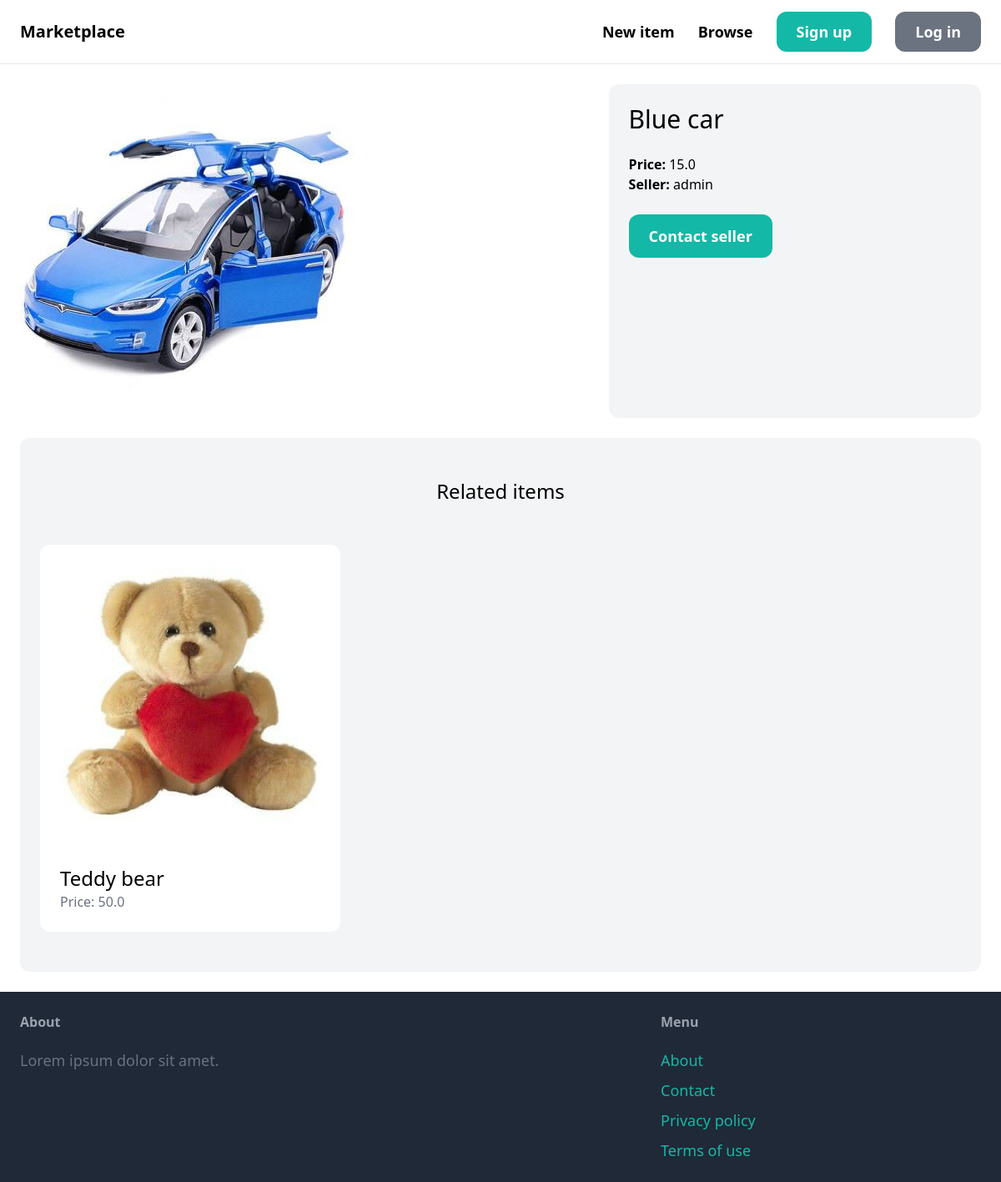
Screenshot of /items/3 with the database file from the repository.
### item/models.py (models this page shows, shortened)
class Item(models.Model):
    category = models.ForeignKey(
        Category, related_name='items', on_delete=models.CASCADE)
    name = models.CharField(max_length=255)
    description = models.TextField(blank=True, null=True)
    price = models.FloatField()
    image = models.ImageField(upload_to='item_images', blank=True, null=True)
    is_sold = models.BooleanField(default=False)
    created_by = models.ForeignKey(
        User, related_name='items', on_delete=models.CASCADE)
    created_at = models.DateTimeField(auto_now_add=True)

### item/views.py (the view)
# urls.py: path('<int:pk>', views.detail, name='detail')
def detail(request, pk):
    item = get_object_or_404(Item, pk=pk)
    related_items = Item.objects.filter(category=item.category, is_sold=False).exclude(pk=pk)[0:3]
    return render(request, 'item/detail.html', {'item': item, 'related_items': related_items})

### item/templates/item/detail.html (shortened to what this page needs)
{% extends 'core/base.html' %}
{% block content %}
<div class="grid grid-cols-5 gap-6">
    <div class="col-span-3">
        <img src="{{ item.image.url }}" class="rounded-xl ">
    </div>
    <div class="col-span-2 p-6 bg-gray-100 rounded-xl">
        <h1 class="mb-6 text-3xl">{{ item.name }}</h1>
        <p class="text-grey-500"><strong>Price: </strong>{{ item.price }}</p>
        <p class="text-grey-500"><strong>Seller: </strong>{{ item.created_by.username }}</p>
        <a href="#"
            class="inline-block mt-6 px-6 py-3 text-lg font-semibold bg-teal-500 text-white hover:bg-teal-700 rounded-xl">
            Contact seller</a>
    </div>
</div>
<div class="mt-6 px-6 py-12 bg-gray-100 rounded-xl">
    <h2 class="mb-12 text-2xl text-center">Related items</h2>
    <div class="grid grid-cols-3 gap-3">
        {% for item in related_items %}
        <div>
            <a href="{% url 'item:detail' item.id %}">
                <div>
                    <img src="{{ item.image.url }}" class="rounded-t-xl">
                </div>
                <div class="p-6 bg-white rounded-b-xl">
                    <h2 class="text-2xl">{{ item.name }}</h2>
                    <p class="text-gray-500">Price: {{ item.price }}</p>
                </div>
            </a>
        </div>
        {% endfor %}
    </div>
</div>
</div>
{% endblock %}

### rows the page displays
Item: image (picture), name "Blue car", price "15.0", created_by.username "admin"
Item: image (picture), name "Teddy bear", price "50.0"
